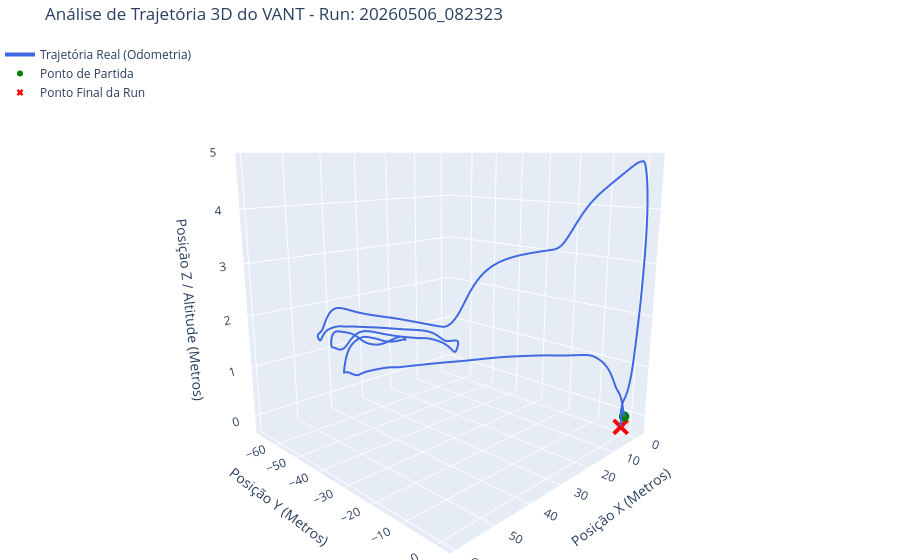
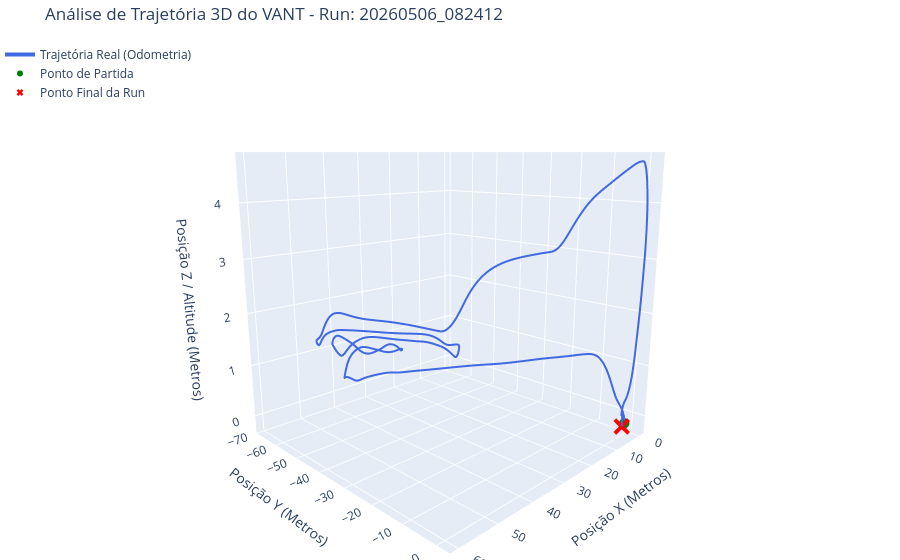
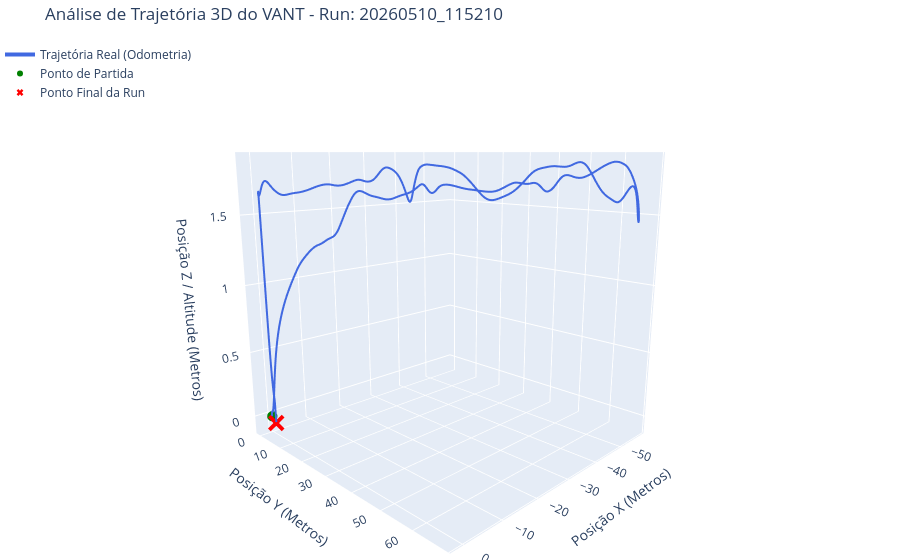
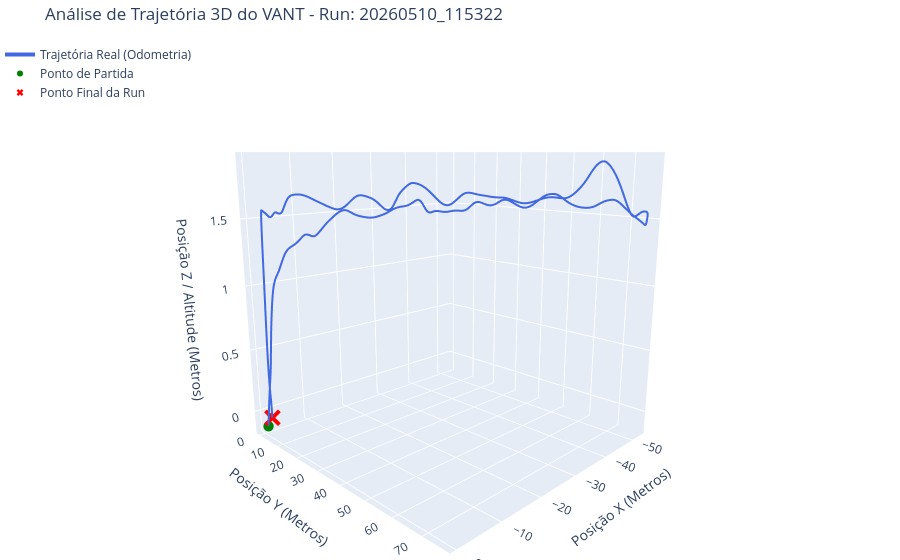

The cell these charts' notebook holds for them, in order:
### Markdown cell above
#### Análise da trajetória

### Code cell
for caminho, df in zip(caminhos_ficheiros, lista_dfs):
    
    # Extraindo o timestamp do nome do arquivo
    nome_arquivo = os.path.basename(caminho) 
    timestamp = nome_arquivo.replace('voo_teste_', '').replace('.csv', '')
    
    fig_3d = go.Figure()

    # Adiciona a linha da Trajetória Real
    fig_3d.add_trace(go.Scatter3d(
        x=df['x'], y=df['y'], z=df['altitude'],
        mode='lines',
        line=dict(color='royalblue', width=4),
        name='Trajetória Real (Odometria)'
    ))

    # Adiciona o Ponto de Partida
    fig_3d.add_trace(go.Scatter3d(
        x=[df['x'].iloc[0]], y=[df['y'].iloc[0]], z=[df['altitude'].iloc[0]],
        mode='markers',
        marker=dict(color='green', size=6),
        name='Ponto de Partida'
    ))

    # Adiciona o Ponto Final
    fig_3d.add_trace(go.Scatter3d(
        x=[df['x'].iloc[-1]], y=[df['y'].iloc[-1]], z=[df['altitude'].iloc[-1]],
        mode='markers',
        marker=dict(color='red', size=6, symbol='x'),
        name='Ponto Final da Run'
    ))

    fig_3d.update_layout(
        title=f'Análise de Trajetória 3D do VANT - Run: {timestamp}',
        scene=dict(
            xaxis_title='Posição X (Metros)',
            yaxis_title='Posição Y (Metros)',
            zaxis_title='Posição Z / Altitude (Metros)',
            camera=dict(eye=dict(x=1.5, y=1.5, z=0.5)) 
        ),
        legend=dict(x=0, y=1),
        margin=dict(l=0, r=0, b=0, t=40) 
    )

    fig_3d.show()

### Figure 1 — Plotly figure (JSON) as saved in the notebook; plotly's stock layout.template omitted (floating-point values rounded to 4 significant figures; data arrays with more than 128 entries replaced by an {"elided": "..."} marker saying what was removed)
{"data": [{"line": {"color": "royalblue", "width": 4}, "mode": "lines", "name": "Trajetória Real (Odometria)", "type": "scatter3d", "x": {"elided": "4149 float values"}, "y": {"elided": "4149 float values"}, "z": {"elided": "4149 float values"}}, {"marker": {"color": "green", "size": 6}, "mode": "markers", "name": "Ponto de Partida", "type": "scatter3d", "x": [0.01061], "y": [-0.01853], "z": [-0.01293]}, {"marker": {"color": "red", "size": 6, "symbol": "x"}, "mode": "markers", "name": "Ponto Final da Run", "type": "scatter3d", "x": [0.8701], "y": [-0.2467], "z": [-0.2115]}], "layout": {"legend": {"x": 0, "y": 1}, "margin": {"b": 0, "l": 0, "r": 0, "t": 40}, "scene": {"camera": {"eye": {"x": 1.5, "y": 1.5, "z": 0.5}}, "xaxis": {"title": {"text": "Posição X (Metros)"}}, "yaxis": {"title": {"text": "Posição Y (Metros)"}}, "zaxis": {"title": {"text": "Posição Z / Altitude (Metros)"}}}, "title": {"text": "Análise de Trajetória 3D do VANT - Run: 20260506_082323"}}}

### Figure 2 — Plotly figure (JSON) as saved in the notebook; plotly's stock layout.template omitted (floating-point values rounded to 4 significant figures; data arrays with more than 128 entries replaced by an {"elided": "..."} marker saying what was removed)
{"data": [{"line": {"color": "royalblue", "width": 4}, "mode": "lines", "name": "Trajetória Real (Odometria)", "type": "scatter3d", "x": {"elided": "4097 float values"}, "y": {"elided": "4097 float values"}, "z": {"elided": "4097 float values"}}, {"marker": {"color": "green", "size": 6}, "mode": "markers", "name": "Ponto de Partida", "type": "scatter3d", "x": [1.207], "y": [-0.2198], "z": [-0.1487]}, {"marker": {"color": "red", "size": 6, "symbol": "x"}, "mode": "markers", "name": "Ponto Final da Run", "type": "scatter3d", "x": [1.873], "y": [-0.4635], "z": [-0.2023]}], "layout": {"legend": {"x": 0, "y": 1}, "margin": {"b": 0, "l": 0, "r": 0, "t": 40}, "scene": {"camera": {"eye": {"x": 1.5, "y": 1.5, "z": 0.5}}, "xaxis": {"title": {"text": "Posição X (Metros)"}}, "yaxis": {"title": {"text": "Posição Y (Metros)"}}, "zaxis": {"title": {"text": "Posição Z / Altitude (Metros)"}}}, "title": {"text": "Análise de Trajetória 3D do VANT - Run: 20260506_082412"}}}

### Figure 3 — Plotly figure (JSON) as saved in the notebook; plotly's stock layout.template omitted (floating-point values rounded to 4 significant figures; data arrays with more than 128 entries replaced by an {"elided": "..."} marker saying what was removed)
{"data": [{"line": {"color": "royalblue", "width": 4}, "mode": "lines", "name": "Trajetória Real (Odometria)", "type": "scatter3d", "x": {"elided": "3397 float values"}, "y": {"elided": "3397 float values"}, "z": {"elided": "3397 float values"}}, {"marker": {"color": "green", "size": 6}, "mode": "markers", "name": "Ponto de Partida", "type": "scatter3d", "x": [0.001112], "y": [0.01589], "z": [-0.0137]}, {"marker": {"color": "red", "size": 6, "symbol": "x"}, "mode": "markers", "name": "Ponto Final da Run", "type": "scatter3d", "x": [-0.3992], "y": [1.081], "z": [-0.06279]}], "layout": {"legend": {"x": 0, "y": 1}, "margin": {"b": 0, "l": 0, "r": 0, "t": 40}, "scene": {"camera": {"eye": {"x": 1.5, "y": 1.5, "z": 0.5}}, "xaxis": {"title": {"text": "Posição X (Metros)"}}, "yaxis": {"title": {"text": "Posição Y (Metros)"}}, "zaxis": {"title": {"text": "Posição Z / Altitude (Metros)"}}}, "title": {"text": "Análise de Trajetória 3D do VANT - Run: 20260510_115210"}}}

### Figure 4 — Plotly figure (JSON) as saved in the notebook; plotly's stock layout.template omitted (floating-point values rounded to 4 significant figures; data arrays with more than 128 entries replaced by an {"elided": "..."} marker saying what was removed)
{"data": [{"line": {"color": "royalblue", "width": 4}, "mode": "lines", "name": "Trajetória Real (Odometria)", "type": "scatter3d", "x": {"elided": "3330 float values"}, "y": {"elided": "3330 float values"}, "z": {"elided": "3330 float values"}}, {"marker": {"color": "green", "size": 6}, "mode": "markers", "name": "Ponto de Partida", "type": "scatter3d", "x": [-0.4019], "y": [1.025], "z": [-0.1185]}, {"marker": {"color": "red", "size": 6, "symbol": "x"}, "mode": "markers", "name": "Ponto Final da Run", "type": "scatter3d", "x": [-1.207], "y": [1.543], "z": [-0.05191]}], "layout": {"legend": {"x": 0, "y": 1}, "margin": {"b": 0, "l": 0, "r": 0, "t": 40}, "scene": {"camera": {"eye": {"x": 1.5, "y": 1.5, "z": 0.5}}, "xaxis": {"title": {"text": "Posição X (Metros)"}}, "yaxis": {"title": {"text": "Posição Y (Metros)"}}, "zaxis": {"title": {"text": "Posição Z / Altitude (Metros)"}}}, "title": {"text": "Análise de Trajetória 3D do VANT - Run: 20260510_115322"}}}
